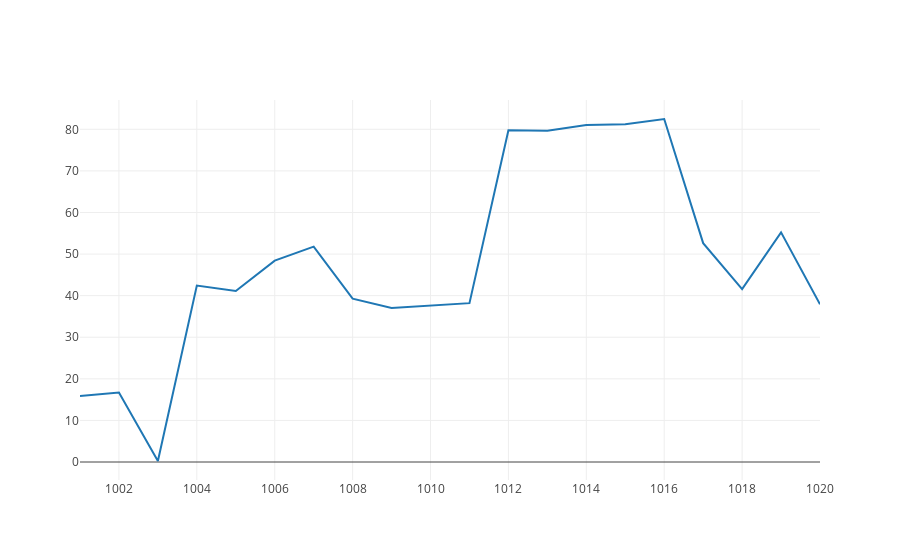

Source (notebook cell):
### Code cell
import plotly
import plotly.graph_objs as go

plotly.offline.init_notebook_mode(connected=True)

plotly.offline.iplot({
    "data": [go.Scatter(x=df.iloc[:20, 0], y=df.iloc[:20, 2])]
})

### Figure 1 — Plotly figure (JSON) as saved in the notebook; plotly's stock layout.template omitted (floating-point values rounded to 4 significant figures)
{"data": [{"type": "scatter", "uid": "f53f70a0-3d58-4c6f-b9e5-5f99601b6c51", "x": [1001, 1002, 1003, 1004, 1005, 1006, 1007, 1008, 1009, 1010, 1011, 1012, 1013, 1014, 1015, 1016, 1017, 1018, 1019, 1020], "y": [15.87, 16.72, 0.24, 42.41, 41.11, 48.42, 51.8, 39.28, 37.02, 37.65, 38.2, 79.79, 79.64, 81.01, 81.24, 82.48, 52.62, 41.56, 55.22, 37.92]}], "layout": {}}
